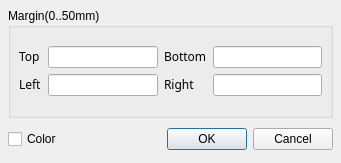
<?xml version="1.0" encoding="UTF-8"?>
<ui version="4.0">
 <class>printOption</class>
 <widget class="QDialog" name="printOption">
  <property name="windowModality">
   <enum>Qt::WindowModal</enum>
  </property>
  <property name="geometry">
   <rect>
    <x>0</x>
    <y>0</y>
    <width>341</width>
    <height>163</height>
   </rect>
  </property>
  <property name="windowTitle">
   <string>Print option</string>
  </property>
  <layout class="QVBoxLayout">
   <property name="margin">
    <number>8</number>
   </property>
   <item>
    <widget class="QGroupBox" name="groupBox">
     <property name="title">
      <string>Margin(0..50mm)</string>
     </property>
     <layout class="QGridLayout">
      <property name="margin">
       <number>8</number>
      </property>
      <item row="0" column="0">
       <layout class="QGridLayout">
        <item row="1" column="2">
         <widget class="QLabel" name="label_2_2">
          <property name="text">
           <string>&lt;html&gt;&lt;head&gt;&lt;meta name=&quot;qrichtext&quot; content=&quot;1&quot; /&gt;&lt;/head&gt;&lt;body style=&quot; white-space: pre-wrap; font-family:Sans Serif; font-weight:400; font-style:normal; text-decoration:none;&quot;&gt;&lt;p style=&quot; margin-top:0px; margin-bottom:0px; margin-left:0px; margin-right:0px; -qt-block-indent:0; text-indent:0px;&quot;&gt;Right&lt;/p&gt;&lt;/body&gt;&lt;/html&gt;</string>
          </property>
          <property name="buddy">
           <cstring>editRight</cstring>
          </property>
         </widget>
        </item>
        <item row="1" column="0">
         <widget class="QLabel" name="label_3">
          <property name="text">
           <string>&lt;html&gt;&lt;head&gt;&lt;meta name=&quot;qrichtext&quot; content=&quot;1&quot; /&gt;&lt;/head&gt;&lt;body style=&quot; white-space: pre-wrap; font-family:Sans Serif; font-weight:400; font-style:normal; text-decoration:none;&quot;&gt;&lt;p style=&quot; margin-top:0px; margin-bottom:0px; margin-left:0px; margin-right:0px; -qt-block-indent:0; text-indent:0px;&quot;&gt;Left&lt;/p&gt;&lt;/body&gt;&lt;/html&gt;</string>
          </property>
          <property name="buddy">
           <cstring>editLeft</cstring>
          </property>
         </widget>
        </item>
        <item row="1" column="3">
         <widget class="QLineEdit" name="editRight"/>
        </item>
        <item row="0" column="2">
         <widget class="QLabel" name="label_2">
          <property name="text">
           <string>&lt;html&gt;&lt;head&gt;&lt;meta name=&quot;qrichtext&quot; content=&quot;1&quot; /&gt;&lt;/head&gt;&lt;body style=&quot; white-space: pre-wrap; font-family:Sans Serif; font-weight:400; font-style:normal; text-decoration:none;&quot;&gt;&lt;p style=&quot; margin-top:0px; margin-bottom:0px; margin-left:0px; margin-right:0px; -qt-block-indent:0; text-indent:0px;&quot;&gt;Bottom&lt;/p&gt;&lt;/body&gt;&lt;/html&gt;</string>
          </property>
          <property name="buddy">
           <cstring>editBottom</cstring>
          </property>
         </widget>
        </item>
        <item row="0" column="1">
         <widget class="QLineEdit" name="editTop"/>
        </item>
        <item row="0" column="0">
         <widget class="QLabel" name="label">
          <property name="text">
           <string>&lt;html&gt;&lt;head&gt;&lt;meta name=&quot;qrichtext&quot; content=&quot;1&quot; /&gt;&lt;/head&gt;&lt;body style=&quot; white-space: pre-wrap; font-family:Sans Serif; font-weight:400; font-style:normal; text-decoration:none;&quot;&gt;&lt;p style=&quot; margin-top:0px; margin-bottom:0px; margin-left:0px; margin-right:0px; -qt-block-indent:0; text-indent:0px;&quot;&gt;Top&lt;/p&gt;&lt;/body&gt;&lt;/html&gt;</string>
          </property>
          <property name="buddy">
           <cstring>editTop</cstring>
          </property>
         </widget>
        </item>
        <item row="1" column="1">
         <widget class="QLineEdit" name="editLeft"/>
        </item>
        <item row="0" column="3">
         <widget class="QLineEdit" name="editBottom"/>
        </item>
       </layout>
      </item>
     </layout>
    </widget>
   </item>
   <item>
    <layout class="QHBoxLayout">
     <item>
      <widget class="QCheckBox" name="colorCheckbox">
       <property name="text">
        <string>Color</string>
       </property>
      </widget>
     </item>
     <item>
      <spacer>
       <property name="orientation">
        <enum>Qt::Horizontal</enum>
       </property>
       <property name="sizeHint" stdset="0">
        <size>
         <width>131</width>
         <height>31</height>
        </size>
       </property>
      </spacer>
     </item>
     <item>
      <widget class="QDialogButtonBox" name="buttonBox">
       <property name="standardButtons">
        <set>QDialogButtonBox::Cancel|QDialogButtonBox::Ok</set>
       </property>
      </widget>
     </item>
    </layout>
   </item>
  </layout>
 </widget>
 <tabstops>
  <tabstop>editTop</tabstop>
  <tabstop>editBottom</tabstop>
  <tabstop>editLeft</tabstop>
  <tabstop>editRight</tabstop>
 </tabstops>
 <resources/>
 <connections>
  <connection>
   <sender>buttonBox</sender>
   <signal>accepted()</signal>
   <receiver>printOption</receiver>
   <slot>accept()</slot>
   <hints>
    <hint type="sourcelabel">
     <x>250</x>
     <y>132</y>
    </hint>
    <hint type="destinationlabel">
     <x>170</x>
     <y>81</y>
    </hint>
   </hints>
  </connection>
  <connection>
   <sender>buttonBox</sender>
   <signal>rejected()</signal>
   <receiver>printOption</receiver>
   <slot>reject()</slot>
   <hints>
    <hint type="sourcelabel">
     <x>250</x>
     <y>132</y>
    </hint>
    <hint type="destinationlabel">
     <x>170</x>
     <y>81</y>
    </hint>
   </hints>
  </connection>
 </connections>
</ui>
